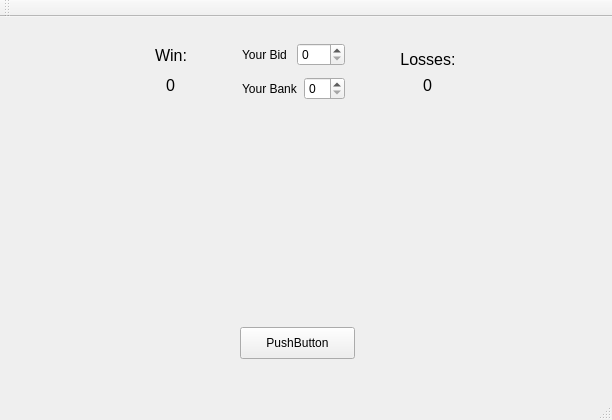
<?xml version="1.0" encoding="UTF-8"?>
<ui version="4.0">
 <class>CrapsGuiClass</class>
 <widget class="QMainWindow" name="CrapsGuiClass">
  <property name="geometry">
   <rect>
    <x>0</x>
    <y>0</y>
    <width>612</width>
    <height>420</height>
   </rect>
  </property>
  <property name="windowTitle">
   <string>CrapsGui</string>
  </property>
  <widget class="QWidget" name="centralWidget">
   <widget class="QLabel" name="die2UI">
    <property name="geometry">
     <rect>
      <x>330</x>
      <y>110</y>
      <width>181</width>
      <height>181</height>
     </rect>
    </property>
    <property name="text">
     <string/>
    </property>
    <property name="pixmap">
     <pixmap resource="../../Repositories/crapsStarter/crapsResources.qrc">:/dieImages/5</pixmap>
    </property>
   </widget>
   <widget class="QWidget" name="layoutWidget">
    <property name="geometry">
     <rect>
      <x>130</x>
      <y>10</y>
      <width>351</width>
      <height>91</height>
     </rect>
    </property>
    <layout class="QHBoxLayout" name="horizontalLayout_7">
     <item>
      <layout class="QVBoxLayout" name="verticalLayout_3">
       <item>
        <spacer name="verticalSpacer_2">
         <property name="orientation">
          <enum>Qt::Vertical</enum>
         </property>
         <property name="sizeHint" stdset="0">
          <size>
           <width>42</width>
           <height>10</height>
          </size>
         </property>
        </spacer>
       </item>
       <item>
        <widget class="QLabel" name="label_2">
         <property name="font">
          <font>
           <pointsize>12</pointsize>
          </font>
         </property>
         <property name="text">
          <string>Win:</string>
         </property>
         <property name="alignment">
          <set>Qt::AlignCenter</set>
         </property>
        </widget>
       </item>
       <item>
        <layout class="QHBoxLayout" name="horizontalLayout_6">
         <item>
          <spacer name="horizontalSpacer_4">
           <property name="orientation">
            <enum>Qt::Horizontal</enum>
           </property>
           <property name="sizeHint" stdset="0">
            <size>
             <width>28</width>
             <height>28</height>
            </size>
           </property>
          </spacer>
         </item>
         <item>
          <widget class="QLabel" name="label_3">
           <property name="font">
            <font>
             <pointsize>12</pointsize>
            </font>
           </property>
           <property name="text">
            <string>0</string>
           </property>
           <property name="alignment">
            <set>Qt::AlignCenter</set>
           </property>
          </widget>
         </item>
         <item>
          <spacer name="horizontalSpacer_5">
           <property name="orientation">
            <enum>Qt::Horizontal</enum>
           </property>
           <property name="sizeHint" stdset="0">
            <size>
             <width>28</width>
             <height>28</height>
            </size>
           </property>
          </spacer>
         </item>
        </layout>
       </item>
       <item>
        <spacer name="verticalSpacer">
         <property name="orientation">
          <enum>Qt::Vertical</enum>
         </property>
         <property name="sizeHint" stdset="0">
          <size>
           <width>42</width>
           <height>10</height>
          </size>
         </property>
        </spacer>
       </item>
      </layout>
     </item>
     <item>
      <spacer name="horizontalSpacer_9">
       <property name="orientation">
        <enum>Qt::Horizontal</enum>
       </property>
       <property name="sizeHint" stdset="0">
        <size>
         <width>40</width>
         <height>20</height>
        </size>
       </property>
      </spacer>
     </item>
     <item>
      <layout class="QGridLayout" name="gridLayout">
       <item row="0" column="0" colspan="2">
        <layout class="QHBoxLayout" name="horizontalLayout_2">
         <item>
          <widget class="QLabel" name="label">
           <property name="text">
            <string>Your Bid</string>
           </property>
          </widget>
         </item>
         <item>
          <widget class="QSpinBox" name="userBid"/>
         </item>
        </layout>
       </item>
       <item row="1" column="0">
        <widget class="QLabel" name="label_4">
         <property name="text">
          <string>Your Bank</string>
         </property>
        </widget>
       </item>
       <item row="1" column="1">
        <widget class="QSpinBox" name="currentBankValueUI"/>
       </item>
      </layout>
     </item>
     <item>
      <spacer name="horizontalSpacer_10">
       <property name="orientation">
        <enum>Qt::Horizontal</enum>
       </property>
       <property name="sizeHint" stdset="0">
        <size>
         <width>40</width>
         <height>20</height>
        </size>
       </property>
      </spacer>
     </item>
     <item>
      <layout class="QVBoxLayout" name="verticalLayout_2">
       <item>
        <spacer name="verticalSpacer_3">
         <property name="orientation">
          <enum>Qt::Vertical</enum>
         </property>
         <property name="sizeHint" stdset="0">
          <size>
           <width>20</width>
           <height>40</height>
          </size>
         </property>
        </spacer>
       </item>
       <item>
        <widget class="QLabel" name="label_6">
         <property name="font">
          <font>
           <pointsize>12</pointsize>
          </font>
         </property>
         <property name="text">
          <string>Losses:</string>
         </property>
         <property name="alignment">
          <set>Qt::AlignCenter</set>
         </property>
        </widget>
       </item>
       <item>
        <layout class="QHBoxLayout" name="horizontalLayout_5">
         <item>
          <spacer name="horizontalSpacer_6">
           <property name="orientation">
            <enum>Qt::Horizontal</enum>
           </property>
           <property name="sizeHint" stdset="0">
            <size>
             <width>40</width>
             <height>20</height>
            </size>
           </property>
          </spacer>
         </item>
         <item>
          <widget class="QLabel" name="label_5">
           <property name="font">
            <font>
             <pointsize>12</pointsize>
            </font>
           </property>
           <property name="text">
            <string>0</string>
           </property>
           <property name="alignment">
            <set>Qt::AlignCenter</set>
           </property>
          </widget>
         </item>
         <item>
          <spacer name="horizontalSpacer_7">
           <property name="orientation">
            <enum>Qt::Horizontal</enum>
           </property>
           <property name="sizeHint" stdset="0">
            <size>
             <width>40</width>
             <height>20</height>
            </size>
           </property>
          </spacer>
         </item>
        </layout>
       </item>
       <item>
        <spacer name="verticalSpacer_4">
         <property name="orientation">
          <enum>Qt::Vertical</enum>
         </property>
         <property name="sizeHint" stdset="0">
          <size>
           <width>20</width>
           <height>40</height>
          </size>
         </property>
        </spacer>
       </item>
      </layout>
     </item>
    </layout>
   </widget>
   <widget class="QPushButton" name="rollButton">
    <property name="geometry">
     <rect>
      <x>240</x>
      <y>310</y>
      <width>115</width>
      <height>32</height>
     </rect>
    </property>
    <property name="text">
     <string>PushButton</string>
    </property>
   </widget>
   <widget class="QLabel" name="die1UI">
    <property name="geometry">
     <rect>
      <x>80</x>
      <y>120</y>
      <width>181</width>
      <height>171</height>
     </rect>
    </property>
    <property name="text">
     <string/>
    </property>
    <property name="pixmap">
     <pixmap resource="../../Repositories/crapsStarter/crapsResources.qrc">:/dieImages/6</pixmap>
    </property>
   </widget>
  </widget>
  <widget class="QMenuBar" name="menuBar">
   <property name="geometry">
    <rect>
     <x>0</x>
     <y>0</y>
     <width>612</width>
     <height>21</height>
    </rect>
   </property>
  </widget>
  <widget class="QToolBar" name="mainToolBar">
   <attribute name="toolBarArea">
    <enum>TopToolBarArea</enum>
   </attribute>
   <attribute name="toolBarBreak">
    <bool>false</bool>
   </attribute>
  </widget>
  <widget class="QStatusBar" name="statusBar"/>
 </widget>
 <layoutdefault spacing="6" margin="11"/>
 <resources>
  <include location="crapsgui.qrc"/>
  <include location="../../Repositories/crapsStarter/crapsResources.qrc"/>
 </resources>
 <connections/>
</ui>
